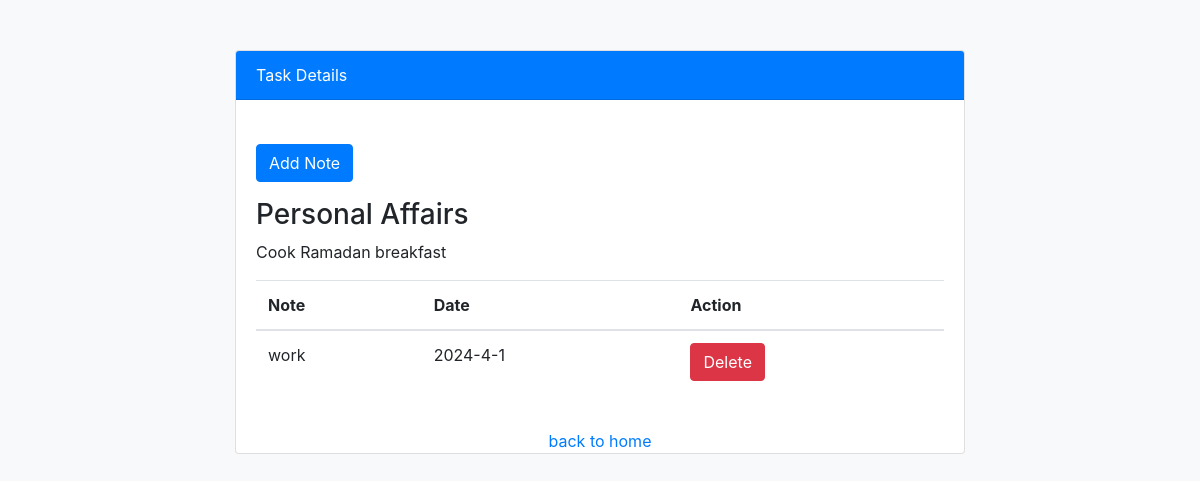
Screenshot of /Add_Note.php?task_id=16 (signed in) with the database file from the repository.
### tables this page shows
CREATE TABLE IF NOT EXISTS `task` (
  `task_id` int NOT NULL AUTO_INCREMENT,
  `task_name` varchar(200) NOT NULL,
  `createdon` longtext NOT NULL,
  `description` varchar(255) NOT NULL,
  `priority` int NOT NULL,
  `status` varchar(255) NOT NULL,
  `user_id` int DEFAULT NULL,
  PRIMARY KEY (`task_id`),
  KEY `fk_user_id` (`user_id`)
);

CREATE TABLE IF NOT EXISTS `notes` (
  `note_id` int NOT NULL AUTO_INCREMENT,
  `note` varchar(255) DEFAULT NULL,
  `user_id` int DEFAULT NULL,
  `task_id` int DEFAULT NULL,
  `task_name` varchar(255) NOT NULL,
  `completed` int NOT NULL,
  `activity_date` longtext NOT NULL,
  PRIMARY KEY (`note_id`),
  KEY `fk_user_id` (`user_id`),
  KEY `task_id` (`task_id`)
);

### Add_Note.php (the view, shortened to what this page needs)
<?php
include('inc/connections.php');
if (isset($_SESSION['id']) && isset($_SESSION['username'])) {
    if (isset($_GET['task_id'])) {
        $task_id = $_GET['task_id'];
        $stmt = mysqli_prepare($conn, "SELECT * FROM task WHERE task_id = ?");
        if ($stmt) {
            mysqli_stmt_bind_param($stmt, "i", $task_id);
            $stmt_exec = mysqli_stmt_execute($stmt);
            if ($stmt_exec) {
                $result = mysqli_stmt_get_result($stmt);
                if (mysqli_num_rows($result) > 0) {
                    $row = mysqli_fetch_assoc($result);
?>
<!DOCTYPE html>
<html lang="en">
<head>
    <link href="https://maxcdn.bootstrapcdn.com/bootstrap/4.5.2/css/bootstrap.min.css" rel="stylesheet">
</head>
<body>
    <div class="container">
        <div class="row justify-content-center">
            <div class="col-md-8">
                <div class="card">
                    <div class="card-header">
                        Task Details
                    </div>
                    <br>
                    <div class="card-body">
                        <a href="addnot.php?task_id=<?php echo $task_id; ?>" class="btn btn-primary mb-3">Add Note</a>
                        <?php if (mysqli_num_rows($result) > 0) { ?>
                            <h3><?php echo $row['task_name']; ?></h3>
                            <p><?php echo $row['description']; ?></p>
                            <?php
                            $notes_stmt = mysqli_prepare($conn, "SELECT * FROM notes WHERE task_id = ?");
                            mysqli_stmt_bind_param($notes_stmt, "i", $task_id);
                            mysqli_stmt_execute($notes_stmt);
                            $notes_result = mysqli_stmt_get_result($notes_stmt);
                            if (mysqli_num_rows($notes_result) > 0) {
                                echo "<table class=\"table\">";
                                echo "<thead><tr><th>Note</th><th>Date</th><th>Action</th></tr></thead>";
                                echo "<tbody>";
                                while ($note_row = mysqli_fetch_assoc($notes_result)) {
                                    echo "<tr>";
                                    echo "<td>" . $note_row['note'] . "</td>";
                                    echo "<td>" . $note_row['activity_date'] . "</td>";
                                    echo "<td>
                                        <button type=\"button\" class=\"btn btn-danger\" onclick=\"location.href='delete_note.php?note_id=" . $note_row['note_id'] . "'\">Delete</button>
                                    </td>";
                                    echo "</tr>";
                                }
                                echo "</tbody>";
                                echo "</table>";
                            } else {
                                echo "<p>No notes available.</p>";
                            }
                            ?>
                        <?php } ?>
                    </div>
                    <a href="index.php" class="text-center d-block">back to home</a>
                </div>
            </div>
        </div>
    </div>
</body>
</html>
<?php
                } else {
                    header('Location: index.php');
                    exit();
                }
            } else {
                echo "Failed to execute SQL statement: " . mysqli_stmt_error($stmt);
            }
        } else {
            echo "Failed to prepare SQL statement: " . mysqli_error($conn);
        }
    } else {
        header('Location: index.php');
        exit();
    }
} else {
    header('Location: login.php');
    exit();
}
?>

### Add_Note.php (style rules this page uses)
body { background-color: #f8f9fa; }
.container { margin-top: 50px; }
.card { margin-bottom: 20px; }
.card-header { background-color: #007bff; color: #fff; }
.card-body { padding: 20px; }

### rows the page displays
task: task_name "Personal Affairs", description "Cook Ramadan breakfast"
notes: note "work", activity_date "2024-4-1"
